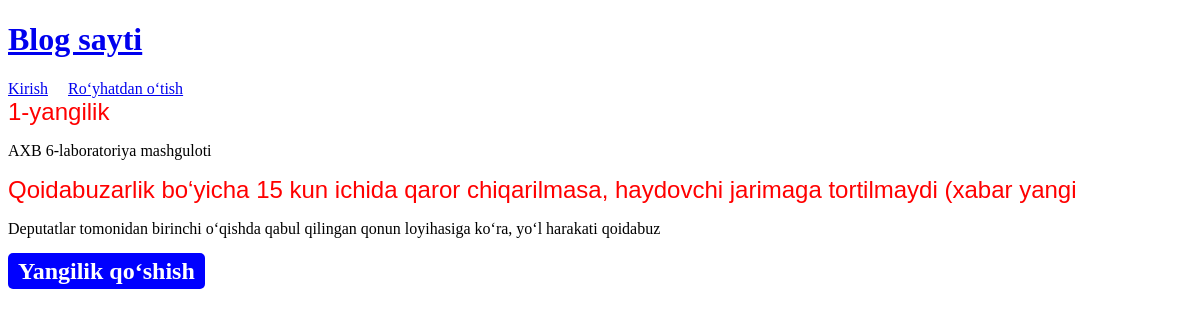
The page / on the database its author committed.
### news/models.py (models this page shows, shortened)
class News(models.Model):
    title = models.CharField(max_length=100)
    text = models.TextField()
    author = models.ForeignKey(
    'auth.User',
    on_delete=models.CASCADE)

### news/views.py (the view)
# urls.py: path('', NewsView.as_view(), name='news'),
class NewsView(ListView):
    model = News
    template_name = 'news.html' #This is a class based view

### templates/news.html (shortened to what this page needs)
<!DOCTYPE html>
<html>
    <head>
    </head>
    <body>
        {% extends "base.html" %}
        {%block content%}
        {% for post in object_list %}
        <div class="post-entry">
            <a class="link" href="{% url 'detail_page' post.pk %}"> {{post.title}}</a>
            <p>{{post.text | slice:100}}</p>
        </div>
        {%endfor%} {% endblock content%}

### templates/base.html (shortened to what this page needs)
{%load static%}
<!DOCTYPE html>
<html>
    <head>
        <link rel="stylesheet" href="{% static 'css/base.css' %}" />
    </head>
    <body>
        <h1>
            <a href="{% url 'news' %}">Blog sayti</a>
        </h1>
        {% if user.is_authenticated %}
            <p>Xush kelibsiz {{user.username}}</p>
            <a href="{% url 'logout' %}">Chiqish</a>
        {% else %}
            <a href="{% url 'login' %}">Kirish</a> &nbsp;&nbsp;&nbsp;
            <a href="{% url 'signup' %}">Ro‘yhatdan o‘tish</a>
        {% endif %}
        {% block content %} {% endblock content %}
        <div>
            <h2>
                <a
                    style="
                        text-decoration: none;
                        background: blue;
                        border-radius: 5px;
                        padding: 5px 10px;
                        color: white;
                    "
                    href="{% url 'newpost' %}"
                    >Yangilik qo‘shish</a
                >
            </h2>
        </div>
    </body>
</html>

### static/css/base.css (style rules this page uses)
.link { color: red; font-size: 24px; text-decoration: none; font-family: Verdana, Geneva, Tahoma, sans-serif; }

### rows shown on the page
News: title "1-yangilik", text "AXB 6-laboratoriya mashguloti"
News: title "Qoidabuzarlik bo‘yicha 15 kun ichida qaror chiqarilmasa, haydovchi jarimaga tortilmaydi (xabar yangi", text "Deputatlar tomonidan birinchi o‘qishda qabul qilingan qonun loyihasiga ko‘ra, yo‘l harakati qoidabuz"
